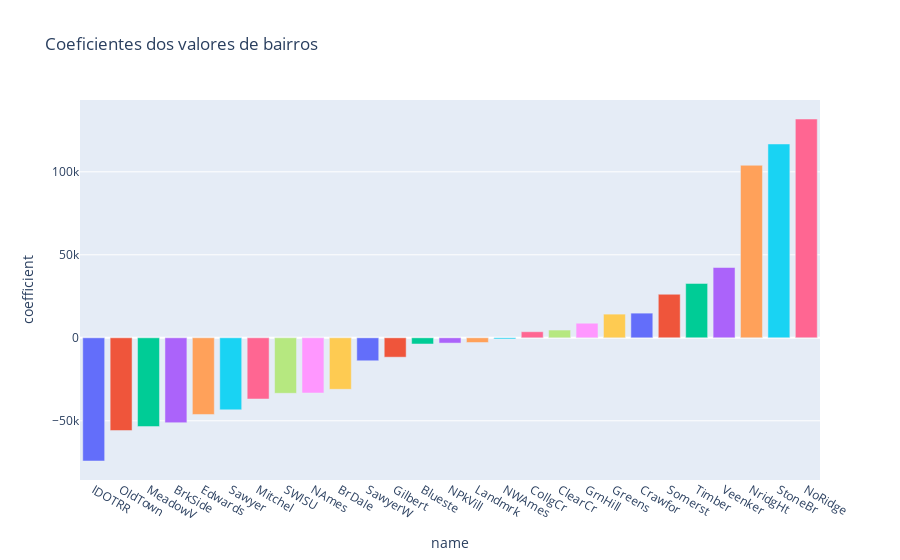

Notebook source saved alongside this figure:
### Markdown cell above
Vamos examinar como alguns fatores afetam o preço.

### Bairro
Vejamos os coeficientes dos vários bairros.

### Code cell
import plotly.express as px
import numpy as np

def get_coefficient_from_feature(coef_df, features):
    return coef_df[coef_df['feature'].isin(features)].copy()
    

def plot_category_coefficients(
    title,
    coef_df,
    prefix,
    feature_names=feature_names
):
    mask = np.char.startswith(feature_names, prefix)

    category_factors = feature_names[mask].astype(str)
    category_df = get_coefficient_from_feature(coef_df, category_factors)
    #coef_df[coef_df['feature'].isin(category_factors)].copy()
    category_df['name'] = np.char.replace(category_factors, prefix, '')
    category_df = category_df.sort_values(by='coefficient')
    category_df.reset_index()
    
    fig = px.bar(
        data_frame=category_df,
        title=title,
        x='name',
        y='coefficient',
        color='name'
    )
    fig.update_layout(showlegend=False)
    fig.show()

plot_category_coefficients(
    'Coeficientes dos valores de bairros',
    coef_df,
    'cat__Neighborhood_'
)

### Figure 1 — Plotly figure (JSON) as saved in the notebook; plotly's stock layout.template omitted (floating-point values rounded to 4 significant figures)
{"data": [{"hovertemplate": "name=%{x}<br>coefficient=%{y}<extra></extra>", "legendgroup": "IDOTRR", "marker": {"color": "#636efa", "pattern": {"shape": ""}}, "name": "IDOTRR", "orientation": "v", "showlegend": true, "textposition": "auto", "type": "bar", "x": ["IDOTRR"], "xaxis": "x", "y": [-74220.0], "yaxis": "y"}, {"hovertemplate": "name=%{x}<br>coefficient=%{y}<extra></extra>", "legendgroup": "OldTown", "marker": {"color": "#EF553B", "pattern": {"shape": ""}}, "name": "OldTown", "orientation": "v", "showlegend": true, "textposition": "auto", "type": "bar", "x": ["OldTown"], "xaxis": "x", "y": [-55880.0], "yaxis": "y"}, {"hovertemplate": "name=%{x}<br>coefficient=%{y}<extra></extra>", "legendgroup": "MeadowV", "marker": {"color": "#00cc96", "pattern": {"shape": ""}}, "name": "MeadowV", "orientation": "v", "showlegend": true, "textposition": "auto", "type": "bar", "x": ["MeadowV"], "xaxis": "x", "y": [-53480.0], "yaxis": "y"}, {"hovertemplate": "name=%{x}<br>coefficient=%{y}<extra></extra>", "legendgroup": "BrkSide", "marker": {"color": "#ab63fa", "pattern": {"shape": ""}}, "name": "BrkSide", "orientation": "v", "showlegend": true, "textposition": "auto", "type": "bar", "x": ["BrkSide"], "xaxis": "x", "y": [-51130.0], "yaxis": "y"}, {"hovertemplate": "name=%{x}<br>coefficient=%{y}<extra></extra>", "legendgroup": "Edwards", "marker": {"color": "#FFA15A", "pattern": {"shape": ""}}, "name": "Edwards", "orientation": "v", "showlegend": true, "textposition": "auto", "type": "bar", "x": ["Edwards"], "xaxis": "x", "y": [-46190.0], "yaxis": "y"}, {"hovertemplate": "name=%{x}<br>coefficient=%{y}<extra></extra>", "legendgroup": "Sawyer", "marker": {"color": "#19d3f3", "pattern": {"shape": ""}}, "name": "Sawyer", "orientation": "v", "showlegend": true, "textposition": "auto", "type": "bar", "x": ["Sawyer"], "xaxis": "x", "y": [-43410.0], "yaxis": "y"}, {"hovertemplate": "name=%{x}<br>coefficient=%{y}<extra></extra>", "legendgroup": "Mitchel", "marker": {"color": "#FF6692", "pattern": {"shape": ""}}, "name": "Mitchel", "orientation": "v", "showlegend": true, "textposition": "auto", "type": "bar", "x": ["Mitchel"], "xaxis": "x", "y": [-36870.0], "yaxis": "y"}, {"hovertemplate": "name=%{x}<br>coefficient=%{y}<extra></extra>", "legendgroup": "SWISU", "marker": {"color": "#B6E880", "pattern": {"shape": ""}}, "name": "SWISU", "orientation": "v", "showlegend": true, "textposition": "auto", "type": "bar", "x": ["SWISU"], "xaxis": "x", "y": [-33430.0], "yaxis": "y"}, {"hovertemplate": "name=%{x}<br>coefficient=%{y}<extra></extra>", "legendgroup": "NAmes", "marker": {"color": "#FF97FF", "pattern": {"shape": ""}}, "name": "NAmes", "orientation": "v", "showlegend": true, "textposition": "auto", "type": "bar", "x": ["NAmes"], "xaxis": "x", "y": [-33260.0], "yaxis": "y"}, {"hovertemplate": "name=%{x}<br>coefficient=%{y}<extra></extra>", "legendgroup": "BrDale", "marker": {"color": "#FECB52", "pattern": {"shape": ""}}, "name": "BrDale", "orientation": "v", "showlegend": true, "textposition": "auto", "type": "bar", "x": ["BrDale"], "xaxis": "x", "y": [-31030.0], "yaxis": "y"}, {"hovertemplate": "name=%{x}<br>coefficient=%{y}<extra></extra>", "legendgroup": "SawyerW", "marker": {"color": "#636efa", "pattern": {"shape": ""}}, "name": "SawyerW", "orientation": "v", "showlegend": true, "textposition": "auto", "type": "bar", "x": ["SawyerW"], "xaxis": "x", "y": [-13830.0], "yaxis": "y"}, {"hovertemplate": "name=%{x}<br>coefficient=%{y}<extra></extra>", "legendgroup": "Gilbert", "marker": {"color": "#EF553B", "pattern": {"shape": ""}}, "name": "Gilbert", "orientation": "v", "showlegend": true, "textposition": "auto", "type": "bar", "x": ["Gilbert"], "xaxis": "x", "y": [-11670.0], "yaxis": "y"}, {"hovertemplate": "name=%{x}<br>coefficient=%{y}<extra></extra>", "legendgroup": "Blueste", "marker": {"color": "#00cc96", "pattern": {"shape": ""}}, "name": "Blueste", "orientation": "v", "showlegend": true, "textposition": "auto", "type": "bar", "x": ["Blueste"], "xaxis": "x", "y": [-3726.0], "yaxis": "y"}, {"hovertemplate": "name=%{x}<br>coefficient=%{y}<extra></extra>", "legendgroup": "NPkVill", "marker": {"color": "#ab63fa", "pattern": {"shape": ""}}, "name": "NPkVill", "orientation": "v", "showlegend": true, "textposition": "auto", "type": "bar", "x": ["NPkVill"], "xaxis": "x", "y": [-3183.0], "yaxis": "y"}, {"hovertemplate": "name=%{x}<br>coefficient=%{y}<extra></extra>", "legendgroup": "Landmrk", "marker": {"color": "#FFA15A", "pattern": {"shape": ""}}, "name": "Landmrk", "orientation": "v", "showlegend": true, "textposition": "auto", "type": "bar", "x": ["Landmrk"], "xaxis": "x", "y": [-2832.0], "yaxis": "y"}, {"hovertemplate": "name=%{x}<br>coefficient=%{y}<extra></extra>", "legendgroup": "NWAmes", "marker": {"color": "#19d3f3", "pattern": {"shape": ""}}, "name": "NWAmes", "orientation": "v", "showlegend": true, "textposition": "auto", "type": "bar", "x": ["NWAmes"], "xaxis": "x", "y": [-719.4], "yaxis": "y"}, {"hovertemplate": "name=%{x}<br>coefficient=%{y}<extra></extra>", "legendgroup": "CollgCr", "marker": {"color": "#FF6692", "pattern": {"shape": ""}}, "name": "CollgCr", "orientation": "v", "showlegend": true, "textposition": "auto", "type": "bar", "x": ["CollgCr"], "xaxis": "x", "y": [3667.0], "yaxis": "y"}, {"hovertemplate": "name=%{x}<br>coefficient=%{y}<extra></extra>", "legendgroup": "ClearCr", "marker": {"color": "#B6E880", "pattern": {"shape": ""}}, "name": "ClearCr", "orientation": "v", "showlegend": true, "textposition": "auto", "type": "bar", "x": ["ClearCr"], "xaxis": "x", "y": [4672.0], "yaxis": "y"}, {"hovertemplate": "name=%{x}<br>coefficient=%{y}<extra></extra>", "legendgroup": "GrnHill", "marker": {"color": "#FF97FF", "pattern": {"shape": ""}}, "name": "GrnHill", "orientation": "v", "showlegend": true, "textposition": "auto", "type": "bar", "x": ["GrnHill"], "xaxis": "x", "y": [8784.0], "yaxis": "y"}, {"hovertemplate": "name=%{x}<br>coefficient=%{y}<extra></extra>", "legendgroup": "Greens", "marker": {"color": "#FECB52", "pattern": {"shape": ""}}, "name": "Greens", "orientation": "v", "showlegend": true, "textposition": "auto", "type": "bar", "x": ["Greens"], "xaxis": "x", "y": [14270.0], "yaxis": "y"}, {"hovertemplate": "name=%{x}<br>coefficient=%{y}<extra></extra>", "legendgroup": "Crawfor", "marker": {"color": "#636efa", "pattern": {"shape": ""}}, "name": "Crawfor", "orientation": "v", "showlegend": true, "textposition": "auto", "type": "bar", "x": ["Crawfor"], "xaxis": "x", "y": [14860.0], "yaxis": "y"}, {"hovertemplate": "name=%{x}<br>coefficient=%{y}<extra></extra>", "legendgroup": "Somerst", "marker": {"color": "#EF553B", "pattern": {"shape": ""}}, "name": "Somerst", "orientation": "v", "showlegend": true, "textposition": "auto", "type": "bar", "x": ["Somerst"], "xaxis": "x", "y": [26240.0], "yaxis": "y"}, {"hovertemplate": "name=%{x}<br>coefficient=%{y}<extra></extra>", "legendgroup": "Timber", "marker": {"color": "#00cc96", "pattern": {"shape": ""}}, "name": "Timber", "orientation": "v", "showlegend": true, "textposition": "auto", "type": "bar", "x": ["Timber"], "xaxis": "x", "y": [32760.0], "yaxis": "y"}, {"hovertemplate": "name=%{x}<br>coefficient=%{y}<extra></extra>", "legendgroup": "Veenker", "marker": {"color": "#ab63fa", "pattern": {"shape": ""}}, "name": "Veenker", "orientation": "v", "showlegend": true, "textposition": "auto", "type": "bar", "x": ["Veenker"], "xaxis": "x", "y": [42350.0], "yaxis": "y"}, {"hovertemplate": "name=%{x}<br>coefficient=%{y}<extra></extra>", "legendgroup": "NridgHt", "marker": {"color": "#FFA15A", "pattern": {"shape": ""}}, "name": "NridgHt", "orientation": "v", "showlegend": true, "textposition": "auto", "type": "bar", "x": ["NridgHt"], "xaxis": "x", "y": [103900.0], "yaxis": "y"}, {"hovertemplate": "name=%{x}<br>coefficient=%{y}<extra></extra>", "legendgroup": "StoneBr", "marker": {"color": "#19d3f3", "pattern": {"shape": ""}}, "name": "StoneBr", "orientation": "v", "showlegend": true, "textposition": "auto", "type": "bar", "x": ["StoneBr"], "xaxis": "x", "y": [116800.0], "yaxis": "y"}, {"hovertemplate": "name=%{x}<br>coefficient=%{y}<extra></extra>", "legendgroup": "NoRidge", "marker": {"color": "#FF6692", "pattern": {"shape": ""}}, "name": "NoRidge", "orientation": "v", "showlegend": true, "textposition": "auto", "type": "bar", "x": ["NoRidge"], "xaxis": "x", "y": [131800.0], "yaxis": "y"}], "layout": {"autosize": true, "barmode": "relative", "legend": {"title": {"text": "name"}, "tracegroupgap": 0}, "showlegend": false, "title": {"text": "Coeficientes dos valores de bairros"}, "xaxis": {"anchor": "y", "autorange": true, "categoryarray": ["IDOTRR", "OldTown", "MeadowV", "BrkSide", "Edwards", "Sawyer", "Mitchel", "SWISU", "NAmes", "BrDale", "SawyerW", "Gilbert", "Blueste", "NPkVill", "Landmrk", "NWAmes", "CollgCr", "ClearCr", "GrnHill", "Greens", "Crawfor", "Somerst", "Timber", "Veenker", "NridgHt", "StoneBr", "NoRidge"], "categoryorder": "array", "domain": [0, 1], "range": [-0.5, 26.5], "title": {"text": "name"}, "type": "category"}, "yaxis": {"anchor": "x", "autorange": true, "domain": [0, 1], "range": [-85660.0, 143300.0], "title": {"text": "coefficient"}, "type": "linear"}}}
